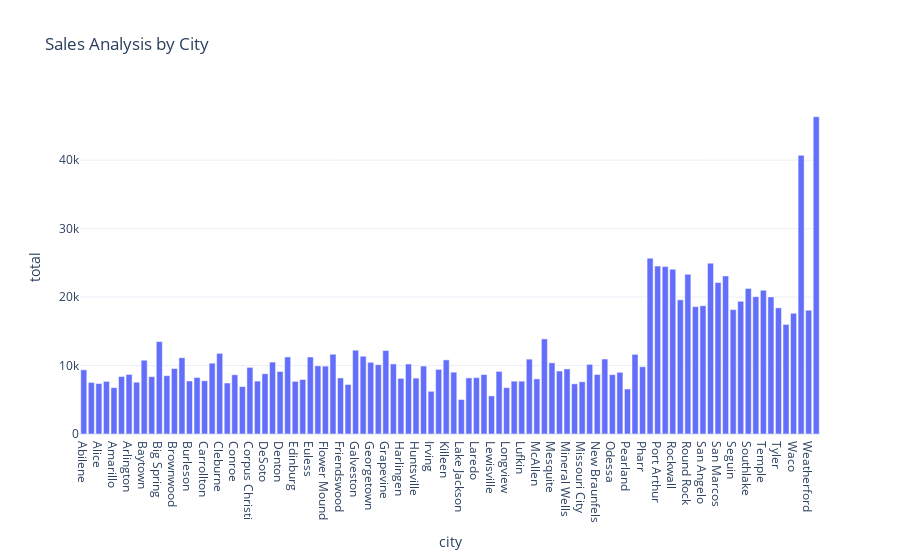

Write notebook code for a chart like this one.
### Markdown cell above
### Sales Analysis by City

### Code cell
sales_by_subcategory = df.groupby('city')['total'].sum().reset_index()
fig = px.bar(sales_by_subcategory, 
             x='city', 
             y='total', 
             title='Sales Analysis by City')
fig.show()

### Figure 1 — Plotly figure (JSON) as saved in the notebook; plotly's stock layout.template omitted (floating-point values rounded to 4 significant figures)
{"data": [{"alignmentgroup": "True", "hovertemplate": "city=%{x}<br>total=%{y}<extra></extra>", "legendgroup": "", "marker": {"color": "#636efa", "pattern": {"shape": ""}}, "name": "", "offsetgroup": "", "orientation": "v", "showlegend": false, "textposition": "auto", "type": "bar", "x": ["Abilene", "Alamo", "Alice", "Allen", "Amarillo", "Angleton", "Arlington", "Austin", "Baytown", "Bedford", "Big Spring", "Brownsville", "Brownwood", "Bryan", "Burleson", "Canyon", "Carrollton", "Cedar Park", "Cleburne", "College Station", "Conroe", "Coppell", "Corpus Christi", "Dallas", "DeSoto", "Del Rio", "Denton", "Eagle Pass", "Edinburg", "El Paso", "Euless", "Farmers Branch", "Flower Mound", "Fort Worth", "Friendswood", "Frisco", "Galveston", "Garland", "Georgetown", "Grand Prairie", "Grapevine", "Haltom City", "Harlingen", "Houston", "Huntsville", "Hurst", "Irving", "Kerrville", "Killeen", "La Porte", "Lake Jackson", "Lancaster", "Laredo", "League City", "Lewisville", "Little Elm", "Longview", "Lubbock", "Lufkin", "Mansfield", "McAllen", "McKinney", "Mesquite", "Midland", "Mineral Wells", "Mission", "Missouri City", "Nacogdoches", "New Braunfels", "North Richland Hills", "Odessa", "Pasadena", "Pearland", "Pflugerville", "Pharr", "Plano", "Port Arthur", "Richardson", "Rockwall", "Rosenberg", "Round Rock", "Rowlett", "San Angelo", "San Antonio", "San Marcos", "Schertz", "Seguin", "Sherman", "Southlake", "Sugar Land", "Temple", "Texas City", "Tyler", "Victoria", "Waco", "Waxahachie", "Weatherford", "Weslaco"], "xaxis": "x", "y": [9378.0, 7531.0, 7377.0, 7688.0, 6777.0, 8399.0, 8704.0, 7566.0, 10780.0, 8379.0, 13500.0, 8521.0, 9562.0, 11140.0, 7743.0, 8254.0, 7774.0, 10350.0, 11780.0, 7453.0, 8657.0, 6927.0, 9733.0, 7734.0, 8803.0, 10500.0, 9125.0, 11260.0, 7688.0, 7961.0, 11250.0, 9954.0, 9915.0, 11650.0, 8189.0, 7234.0, 12240.0, 11360.0, 10480.0, 10120.0, 12200.0, 10230.0, 8131.0, 10230.0, 8163.0, 9928.0, 6237.0, 9439.0, 10830.0, 9027.0, 5039.0, 8193.0, 8236.0, 8689.0, 5569.0, 9143.0, 6769.0, 7715.0, 7719.0, 10940.0, 8050.0, 13890.0, 10400.0, 9198.0, 9510.0, 7327.0, 7629.0, 10170.0, 8692.0, 10960.0, 8671.0, 9010.0, 6573.0, 11640.0, 9826.0, 25690.0, 24520.0, 24460.0, 24080.0, 19600.0, 23330.0, 18600.0, 18740.0, 24950.0, 22120.0, 23100.0, 18170.0, 19390.0, 21270.0, 20060.0, 21000.0, 20020.0, 18430.0, 16010.0, 17640.0, 40700.0, 18070.0, 46350.0], "yaxis": "y"}], "layout": {"barmode": "relative", "legend": {"tracegroupgap": 0}, "title": {"text": "Sales Analysis by City"}, "xaxis": {"anchor": "y", "domain": [0, 1], "title": {"text": "city"}}, "yaxis": {"anchor": "x", "domain": [0, 1], "title": {"text": "total"}}}}
